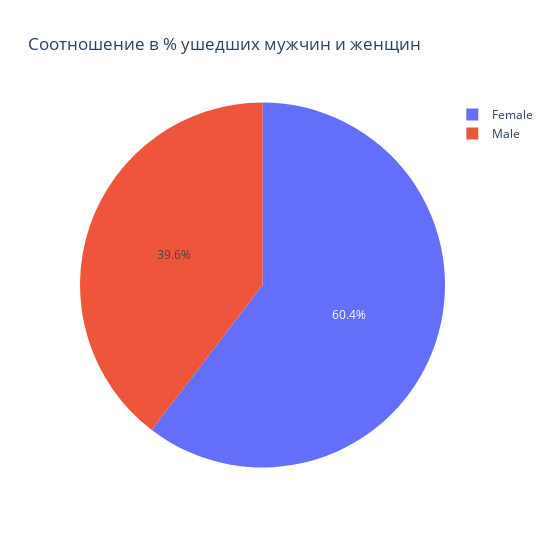

The code cell stored with this chart in its notebook:
### Markdown cell above
Подсказка:
Процент ушедших клиентов в каждой группе можно рассчитать как среднее по столбцу Exited (так как 1 — это ушедшие клиенты, а 0 — лояльные, среднее арифметическое по столбцу обозначает долю ушедших клиентов).

### Code cell
GendEx = churn_data.groupby('Gender')['Exited'].mean()  # это "подсказка"
fig = px.pie(GendEx,
             names=GendEx.index,
             values=GendEx.values,
             title='Соотношение в % ушедших мужчин и женщин',
             width=550,
             height=550,
             )
fig.show()
fig.write_html("plotly/Gender_Loyalty.html")
fig.write_image("plotly/Gender_Loyalty.png")

### Figure 1 — Plotly figure (JSON) as saved in the notebook; plotly's stock layout.template omitted (floating-point values rounded to 4 significant figures)
{"data": [{"domain": {"x": [0, 1], "y": [0, 1]}, "hovertemplate": "Gender=%{label}<br>value=%{value}<extra></extra>", "labels": ["Female", "Male"], "legendgroup": "", "name": "", "showlegend": true, "type": "pie", "values": [0.2507, 0.1646]}], "layout": {"height": 550, "legend": {"tracegroupgap": 0}, "title": {"text": "Соотношение в % ушедших мужчин и женщин"}, "width": 550}}
